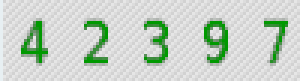
#> input picture Spider_wz/landchina/1.png, 100 x 27 px, found by its file name (shown 3 times larger)
$ python yzm.py   (Python 2 division)
#> lines starting #> are read from the running program, lines starting #| are printed output that depends on the picture; after the words box and inside, x2 and y2 are one past the last pixel; in counts of white or black regions, pixels touching at a corner belong together
# -*- coding: UTF-8 -*_
from PIL import Image
from pytesseract import *
import PIL.ImageOps
def initTable(threshold=140):
    table = []
    for i in range(256):
        if i < threshold:
            table.append(0)
        else:
            table.append(1)
    return table

im = Image.open('1.png')
#> im is the input picture: PIL image 100x27 RGBA; mean R, G, B, A 199.7, 211, 199.8, 255
#图片的处理过程
im = im.convert('L')
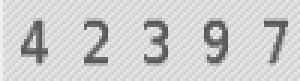
#> im: PIL image 100x27 L (shown 3 times larger); min 90, max 237, mean 206.4
binaryImage = im.point(initTable(), '1')
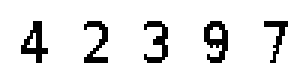
#> binaryImage: PIL image 100x27 1 (shown 3 times larger); 90.4% white; black in thin lines or dots, all inside (x1, y1, x2, y2) = (7, 7, 96, 21)
im1 = binaryImage.convert('L')
im2 = PIL.ImageOps.invert(im1)
im3 = im2.convert('1')
im4 = im3.convert('L')
#将图片中字符裁剪保留
box = (30,10,90,28)
region = im4.crop(box)
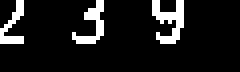
#> region: PIL image 60x18 L (shown 4 times larger); 10.6% white in thin lines or dots, all inside (x1, y1, x2, y2) = (0, 0, 46, 11)
#将图片字符放大
out = region.resize((120,38))
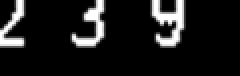
#> out: PIL image 120x38 L (shown 2 times larger); min 0, max 255, mean 27.2
#> (the run stopped early here; a loop or call above may not have finished)
